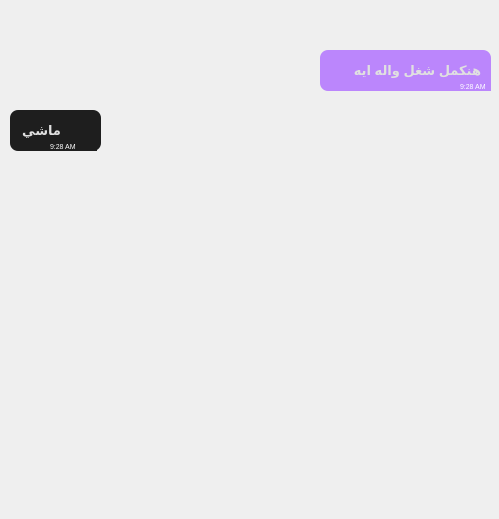
       <widget class="QWidget" name="messages_scrollarea_contents">
        <property name="geometry">
         <rect>
          <x>0</x>
          <y>0</y>
          <width>499</width>
          <height>519</height>
         </rect>
        </property>
        <widget class="QWidget" name="receiver_message" native="true">
         <property name="geometry">
          <rect>
           <x>320</x>
           <y>50</y>
           <width>171</width>
           <height>41</height>
          </rect>
         </property>
         <property name="styleSheet">
          <string notr="true">QWidget{
background-color: #BB86FC;
border-radius: 8px
}</string>
         </property>
         <widget class="QLabel" name="receiver_message_content">
          <property name="geometry">
           <rect>
            <x>-10</x>
            <y>10</y>
            <width>171</width>
            <height>20</height>
           </rect>
          </property>
          <property name="font">
           <font>
            <pointsize>10</pointsize>
            <weight>62</weight>
            <bold>true</bold>
            <strikeout>false</strikeout>
           </font>
          </property>
          <property name="styleSheet">
           <string notr="true">QLabel{
color: #E0E0E0;
font-weight: 500;
}</string>
          </property>
          <property name="text">
           <string>هنكمل شغل واله ايه</string>
          </property>
         </widget>
         <widget class="QLabel" name="receiver_message_date">
          <property name="geometry">
           <rect>
            <x>140</x>
            <y>30</y>
            <width>47</width>
            <height>13</height>
           </rect>
          </property>
          <property name="font">
           <font>
            <pointsize>5</pointsize>
           </font>
          </property>
          <property name="styleSheet">
           <string notr="true">color: white</string>
          </property>
          <property name="text">
           <string>9:28 AM</string>
          </property>
         </widget>
        </widget>
        <widget class="QWidget" name="sender_message" native="true">
         <property name="geometry">
          <rect>
           <x>10</x>
           <y>110</y>
           <width>91</width>
           <height>41</height>
          </rect>
         </property>
         <property name="styleSheet">
          <string notr="true">QWidget{
background-color: rgb(30, 30, 30);
border-radius: 8px
}</string>
         </property>
         <widget class="QLabel" name="sender_message_content">
          <property name="geometry">
           <rect>
            <x>0</x>
            <y>10</y>
            <width>51</width>
            <height>20</height>
           </rect>
          </property>
          <property name="font">
           <font>
            <pointsize>10</pointsize>
            <weight>62</weight>
            <bold>true</bold>
            <strikeout>false</strikeout>
           </font>
          </property>
          <property name="styleSheet">
           <string notr="true">QLabel{
color: #E0E0E0;
font-weight: 500;
}</string>
          </property>
          <property name="text">
           <string>ماشي</string>
          </property>
         </widget>
         <widget class="QLabel" name="sender_message_date">
          <property name="geometry">
           <rect>
            <x>40</x>
            <y>30</y>
            <width>47</width>
            <height>13</height>
           </rect>
          </property>
          <property name="font">
           <font>
            <pointsize>5</pointsize>
           </font>
          </property>
          <property name="styleSheet">
           <string notr="true">color: white</string>
          </property>
          <property name="text">
           <string>9:28 AM</string>
          </property>
         </widget>
        </widget>
       </widget>
